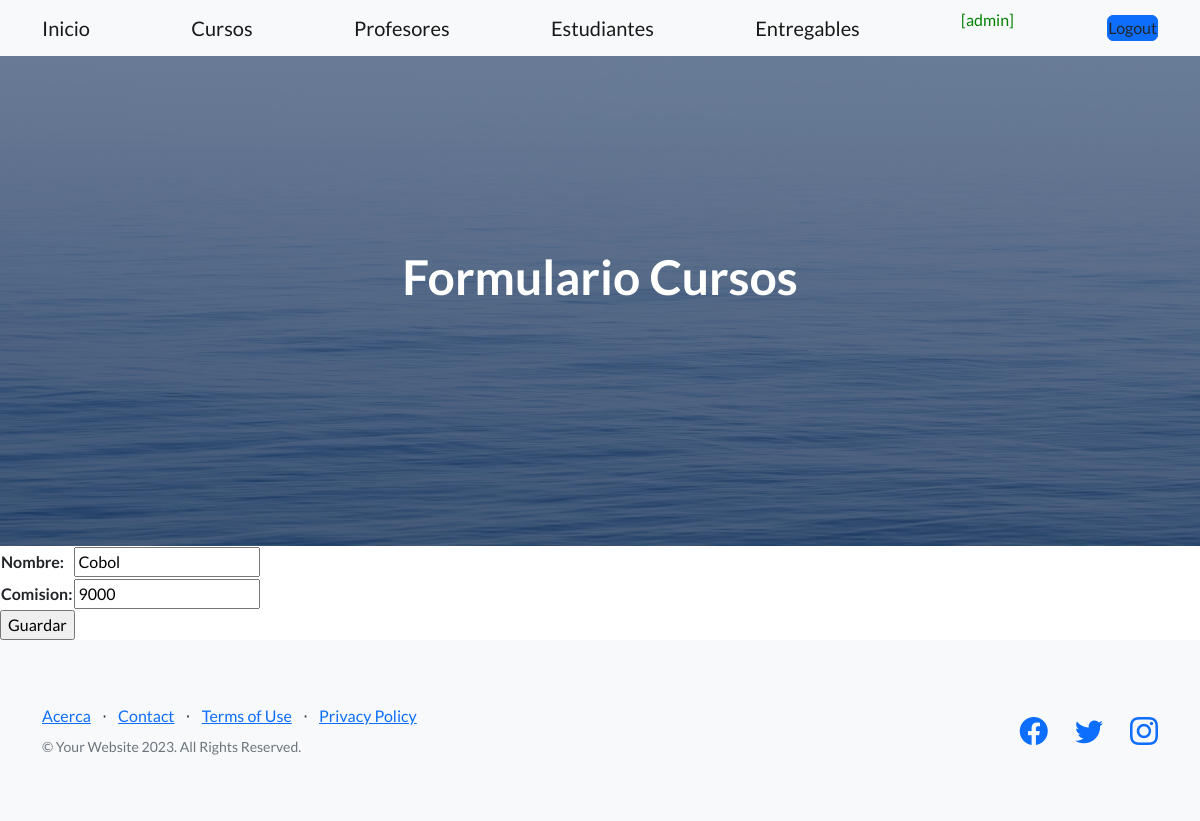
The app's page /cursoUpdate/1/ (signed in), older data.
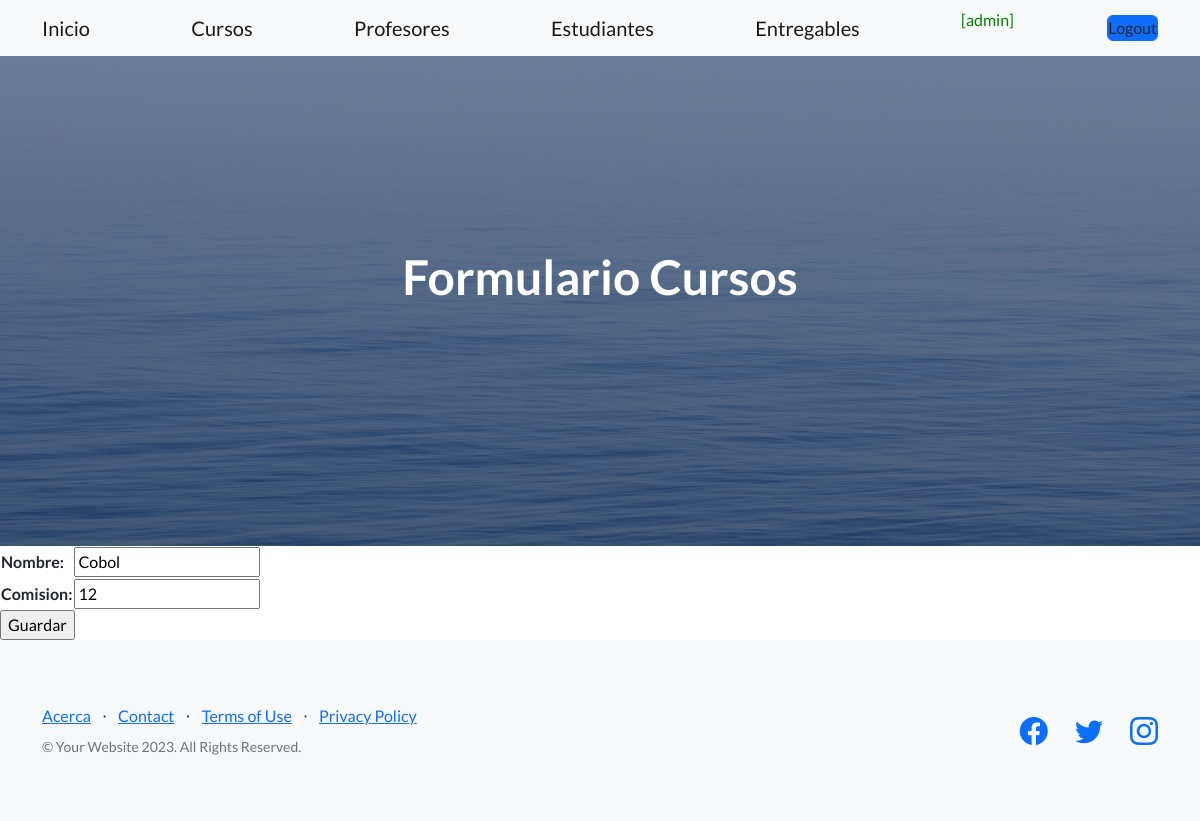
The same page, newer data.
### entidades/models.py (models this page shows, shortened)
class Curso(models.Model):
    nombre = models.CharField(max_length=50)
    comision = models.IntegerField()
    class Meta:
        ordering = ["nombre"] #ordering = ["-nombre"] orden descendente

### entidades/views.py (the view)
# urls.py: path('cursoUpdate/<id_curso>/', cursoUpdate, name='cursoUpdate'),
@login_required
def cursoUpdate(request, id_curso):
    curso = Curso.objects.get(id=id_curso)
    if request.method == "POST":
        miForm = CursoForm(request.POST)
        if miForm.is_valid():
            curso.nombre = miForm.cleaned_data["nombre"]
            curso.comision = miForm.cleaned_data["comision"]
            curso.save()
            contexto = {"cursos": Curso.objects.all()}
            return render(request, "entidades/cursos.html", contexto)
    else:
        miForm = CursoForm(initial={"nombre": curso.nombre, "comision": curso.comision})
    return render(request, "entidades/cursoForm.html", {"form":miForm})

### entidades/forms.py
class CursoForm(forms.Form):
		nombre = forms.CharField(max_length=50, required=True)
		comision = forms.IntegerField(required=True)

### entidades/templates/entidades/cursoForm.html (shortened to what this page needs)
{% extends "entidades/index.html" %}
{% block titulo %}
    <h1 class="mb-5">Formulario Cursos</h1>
{% endblock titulo %}
{% block contenido %}
    <form action="" method="post">
        <table>
            {{ form.as_table }}
        </table>
        <input type="submit" value="Guardar">
    </form>
{% endblock contenido %}

Row changes from the older to the newer data that the page shows:
changed Curso "Cobol": comision "9000" → "12"
